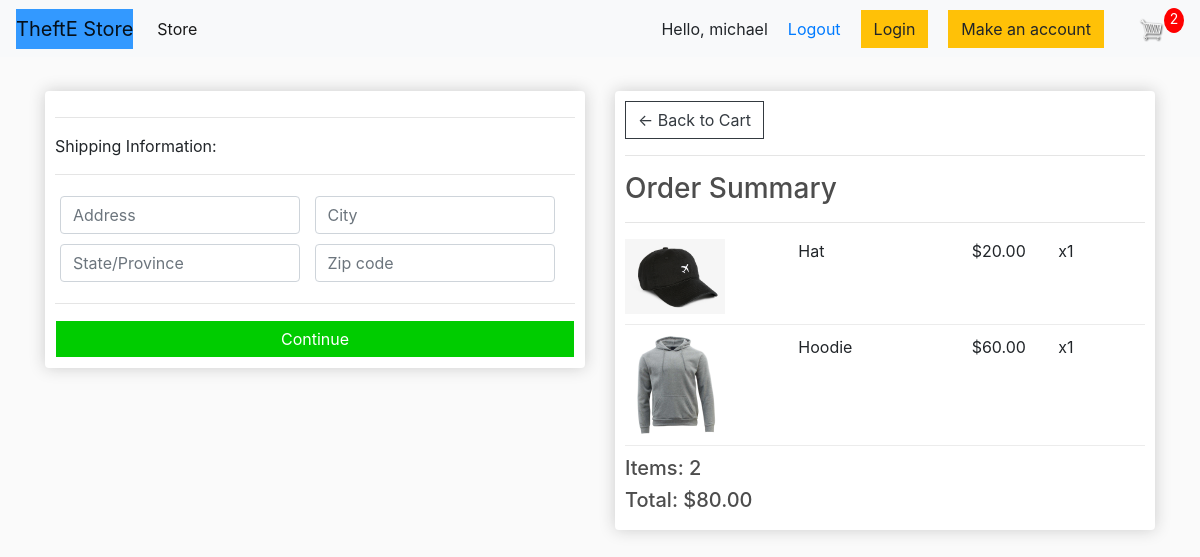
Screenshot of /checkout/ (signed in) with the database file from the repository.
### store/models.py (models this page shows, shortened)
class OrderItem(models.Model):
	product = models.ForeignKey(Product, on_delete=models.SET_NULL, null=True)
	order = models.ForeignKey(Order, on_delete=models.SET_NULL, null=True)
	quantity = models.IntegerField(default=0, null=True, blank=True)
	date_added = models.DateTimeField(auto_now_add=True)
	@property
	def get_total(self):
		total = self.product.price * self.quantity
		return total

class Product(models.Model):
	name = models.CharField(max_length=200)
	price = models.DecimalField(max_digits=10, decimal_places=2)
	digital = models.BooleanField(default=False,null=True, blank=False)
	image = models.ImageField(null=True, blank=True)
	@property
	def imageURL(self):
		try:
			url = self.image.url
		except:
			url = ''
		return url

class Order(models.Model):
	customer = models.ForeignKey(Customer, on_delete=models.SET_NULL, null=True, blank=True)
	date_ordered = models.DateTimeField(auto_now_add=True)
	complete = models.BooleanField(default=False)
	transaction_id = models.CharField(max_length=100, null=True)
	@property
	def shipping(self):
		shipping = False
		orderitems = self.orderitem_set.all()
		for i in orderitems:
			if i.product.digital == False:
				shipping = True
		return shipping
	@property
	def get_cart_total(self):
		orderitems = self.orderitem_set.all()
		total = sum([item.get_total for item in orderitems])
		return total
	@property
	def get_cart_items(self):
		orderitems = self.orderitem_set.all()
		total = sum([item.quantity for item in orderitems])
		return total

### store/views.py (the view)
# urls.py: path('checkout/', views.checkout, name="checkout"),
def checkout(request):
    data = cartData(request)
    cartItems = data['cartItems']
    order = data['order']
    items = data['items']
    context = {'items':items, 'order':order, 'cartItems':cartItems}
    return render(request, 'store/checkout.html', context)

### store/utils.py (called while the page is built)
def cartData(request):
	if request.user.is_authenticated:
		customer = request.user.customer
		order, created = Order.objects.get_or_create(customer=customer, complete=False)
		items = order.orderitem_set.all()
		cartItems = order.get_cart_items
	else:
		cookieData = cookieCart(request)
		cartItems = cookieData['cartItems']
		order = cookieData['order']
		items = cookieData['items']
	return {'cartItems':cartItems ,'order':order, 'items':items}

### store/templates/store/checkout.html (shortened to what this page needs)
{% extends 'store/main.html' %}
{% load static %}
{% block content %}
     <div class="row">
		<div class="col-lg-6">
			<div class="box-element" id="form-wrapper">
				<form id="form">
					<div id="shipping-info">
						<hr>
						<p>Shipping Information:</p>
						<hr>
						<div class="form-field">
							<input class="form-control" type="text" name="address" placeholder="Address">
						</div>
						<div class="form-field">
							<input class="form-control" type="text" name="city" placeholder="City">
						</div>
						<div class="form-field">
							<input class="form-control" type="text" name="state" placeholder="State/Province">
						</div>
						<div class="form-field">
							<input class="form-control" type="text" name="zipcode" placeholder="Zip code">
						</div>
					</div>
					<hr>
					<input style="background-color:#00cc00; border-color:white;" id="form-button" class="btn btn-success btn-block" type="submit" value="Continue">
				</form>
			</div>
			<br>
		</div>
		<div class="col-lg-6">
			<div class="box-element">
				<a  class="btn btn-outline-dark" href="{% url 'cart' %}">&#x2190; Back to Cart</a>
				<hr>
				<h3>Order Summary</h3>
				<hr>
        {% for item in items %}
				<div class="cart-row">
					<div style="flex:2"><img class="row-image" src="{{item.product.imageURL}}"></div>
					<div style="flex:2"><p>{{item.product.name}}</p></div>
					<div style="flex:1"><p>${{item.product.price}}</p></div>
					<div style="flex:1"><p>x{{item.quantity}}</p></div>
				</div>
        {% endfor %}
				<h5>Items: {{order.get_cart_items}}</h5>
				<h5>Total: ${{order.get_cart_total|floatformat:2}}</h5>
			</div>
		</div>
	</div>
{% endblock content %}

### store/templates/store/main.html (shortened to what this page needs)
<!DOCTYPE html>
{% load static %}
<html>
<head>
    <link rel="stylesheet" href="https://stackpath.bootstrapcdn.com/bootstrap/4.4.1/css/bootstrap.min.css">
    <link rel="stylesheet" type="text/css" href="{% static 'css/main.css' %}">
</head>
<body>
<nav class="navbar navbar-expand-lg navbar-light bg-light">
  <a style="background-color:#3399FF;" class="navbar-brand" href="{% url 'store' %}">TheftE Store</a>
  <div class="collapse navbar-collapse" id="navbarSupportedContent">
    <ul class="navbar-nav mr-auto">
      <li class="nav-item active">
        <a class="nav-link" href="{% url 'store' %}">Store <span class="sr-only">(current)</span></a>
      </li>
    </ul>
    <div class="form-inline my-2 my-lg-0">
      <span class="navbar-style"> Hello, {{request.user}} </span>
      <span class="navbar-style"><a href="{% url 'logout' %}">Logout</a></span>
      <a style="margin-right: 20px;" href="{% url 'login' %}"class="btn btn-warning">Login</a>
      <a style="margin-right: 20px;" href="{% url 'signup' %}"class="btn btn-warning">Make an account</a>
       <a href="{% url 'cart' %}">
          <img  id="cart-icon" src="{% static 'images/cart.png'%}">
       </a>
       <p id="cart-total">{{cartItems}}</p>
    </div>
  </div>
</nav>
    <div class="container">
        <br>
        {% block content %}
        {% endblock content %}
    </div>
</body>
</html>

### static/css/main.css (style rules this page uses)
body { background-color: hsl(0, 0%, 98%); }
h1,h2,h3,h4,h5,h6 { color:hsl(0, 0%, 30%); }
.box-element { box-shadow:hsl(0, 0%, 80%) 0 0 16px; background-color: #fff; border-radius: 4px; padding: 10px; }
#cart-icon { width:25px; display: inline-block; margin-left: 15px; }
#cart-total { display: block; text-align: center; color:#fff; background-color: red; width: 20px; height: 25px; border-radius: 50%; font-size: 14px; }
.col-lg-4, .col-lg-6, .col-lg-8, .col-lg-12 { margin-top: 10px; }
.btn { border-radius: 0; }
.row-image { width: 100px; }
.form-field { width:250px; display: inline-block; padding: 5px; }
.cart-row { display: flex; align-items: flex-stretch; padding-bottom: 10px; margin-bottom: 10px; border-bottom: 1px solid #ececec; }

### store/templates/store/main.html (style rules this page uses)
.navbar-style { margin-right: 20px }

### rows the page displays
OrderItem: product.imageURL (picture), product.name "Hat", product.price "20.00", quantity "1"
OrderItem: product.imageURL (picture), product.name "Hoodie", product.price "60.00", quantity "1"
Order: get_cart_items "2", get_cart_total "80.00"

### other values shown
{{ request.user }} "michael"
{{ cartItems }} "2"
